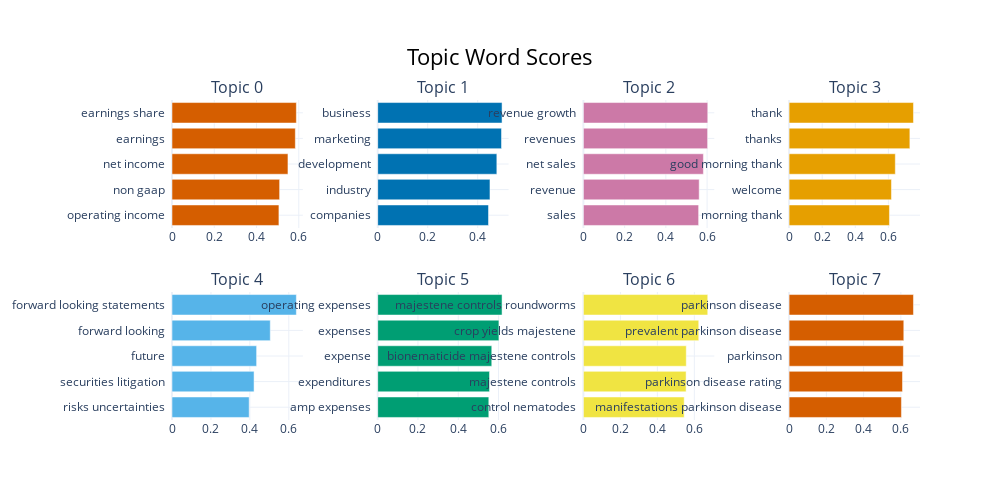

The notebook cell this image was saved under:
### Code cell
topic_model.visualize_barchart()

### Figure 1 — Plotly figure (JSON) as saved in the notebook; plotly's stock layout.template omitted (floating-point values rounded to 4 significant figures)
{"data": [{"marker": {"color": "#D55E00"}, "orientation": "h", "type": "bar", "x": [0.506, 0.5093, 0.5488, 0.5837, 0.5886], "xaxis": "x", "y": ["operating income  ", "non gaap  ", "net income  ", "earnings  ", "earnings share  "], "yaxis": "y"}, {"marker": {"color": "#0072B2"}, "orientation": "h", "type": "bar", "x": [0.4431, 0.449, 0.4765, 0.4951, 0.4974], "xaxis": "x2", "y": ["companies  ", "industry  ", "development  ", "marketing  ", "business  "], "yaxis": "y2"}, {"marker": {"color": "#CC79A7"}, "orientation": "h", "type": "bar", "x": [0.559, 0.5616, 0.5821, 0.6025, 0.6032], "xaxis": "x3", "y": ["sales  ", "revenue  ", "net sales  ", "revenues  ", "revenue growth  "], "yaxis": "y3"}, {"marker": {"color": "#E69F00"}, "orientation": "h", "type": "bar", "x": [0.6063, 0.6183, 0.6417, 0.7297, 0.7514], "xaxis": "x4", "y": ["morning thank  ", "welcome  ", "good morning thank  ", "thanks  ", "thank  "], "yaxis": "y4"}, {"marker": {"color": "#56B4E9"}, "orientation": "h", "type": "bar", "x": [0.3964, 0.4215, 0.4346, 0.5048, 0.6388], "xaxis": "x5", "y": ["risks uncertainties  ", "securities litigation  ", "future  ", "forward looking  ", "forward looking statements  "], "yaxis": "y5"}, {"marker": {"color": "#009E73"}, "orientation": "h", "type": "bar", "x": [0.5517, 0.5552, 0.5664, 0.602, 0.6175], "xaxis": "x6", "y": ["amp expenses  ", "expenditures  ", "expense  ", "expenses  ", "operating expenses  "], "yaxis": "y6"}, {"marker": {"color": "#F0E442"}, "orientation": "h", "type": "bar", "x": [0.5451, 0.5554, 0.5564, 0.6238, 0.6726], "xaxis": "x7", "y": ["control nematodes  ", "majestene controls  ", "bionematicide majestene controls  ", "crop yields majestene  ", "majestene controls roundworms  "], "yaxis": "y7"}, {"marker": {"color": "#D55E00"}, "orientation": "h", "type": "bar", "x": [0.6029, 0.6088, 0.6133, 0.6157, 0.6675], "xaxis": "x8", "y": ["manifestations parkinson disease  ", "parkinson disease rating  ", "parkinson  ", "prevalent parkinson disease  ", "parkinson disease  "], "yaxis": "y8"}], "layout": {"annotations": [{"font": {"size": 16}, "showarrow": false, "text": "Topic 0", "x": 0.0875, "xanchor": "center", "xref": "paper", "y": 1, "yanchor": "bottom", "yref": "paper"}, {"font": {"size": 16}, "showarrow": false, "text": "Topic 1", "x": 0.3625, "xanchor": "center", "xref": "paper", "y": 1, "yanchor": "bottom", "yref": "paper"}, {"font": {"size": 16}, "showarrow": false, "text": "Topic 2", "x": 0.6375, "xanchor": "center", "xref": "paper", "y": 1, "yanchor": "bottom", "yref": "paper"}, {"font": {"size": 16}, "showarrow": false, "text": "Topic 3", "x": 0.9125, "xanchor": "center", "xref": "paper", "y": 1, "yanchor": "bottom", "yref": "paper"}, {"font": {"size": 16}, "showarrow": false, "text": "Topic 4", "x": 0.0875, "xanchor": "center", "xref": "paper", "y": 0.4, "yanchor": "bottom", "yref": "paper"}, {"font": {"size": 16}, "showarrow": false, "text": "Topic 5", "x": 0.3625, "xanchor": "center", "xref": "paper", "y": 0.4, "yanchor": "bottom", "yref": "paper"}, {"font": {"size": 16}, "showarrow": false, "text": "Topic 6", "x": 0.6375, "xanchor": "center", "xref": "paper", "y": 0.4, "yanchor": "bottom", "yref": "paper"}, {"font": {"size": 16}, "showarrow": false, "text": "Topic 7", "x": 0.9125, "xanchor": "center", "xref": "paper", "y": 0.4, "yanchor": "bottom", "yref": "paper"}], "height": 500, "hoverlabel": {"bgcolor": "white", "font": {"family": "Rockwell", "size": 16}}, "showlegend": false, "title": {"font": {"color": "Black", "size": 22}, "text": "Topic Word Scores", "x": 0.5, "xanchor": "center", "yanchor": "top"}, "width": 1000, "xaxis": {"anchor": "y", "domain": [0, 0.175], "showgrid": true}, "xaxis2": {"anchor": "y2", "domain": [0.275, 0.45], "showgrid": true}, "xaxis3": {"anchor": "y3", "domain": [0.55, 0.725], "showgrid": true}, "xaxis4": {"anchor": "y4", "domain": [0.825, 1], "showgrid": true}, "xaxis5": {"anchor": "y5", "domain": [0, 0.175], "showgrid": true}, "xaxis6": {"anchor": "y6", "domain": [0.275, 0.45], "showgrid": true}, "xaxis7": {"anchor": "y7", "domain": [0.55, 0.725], "showgrid": true}, "xaxis8": {"anchor": "y8", "domain": [0.825, 1], "showgrid": true}, "yaxis": {"anchor": "x", "domain": [0.6, 1], "showgrid": true}, "yaxis2": {"anchor": "x2", "domain": [0.6, 1], "showgrid": true}, "yaxis3": {"anchor": "x3", "domain": [0.6, 1], "showgrid": true}, "yaxis4": {"anchor": "x4", "domain": [0.6, 1], "showgrid": true}, "yaxis5": {"anchor": "x5", "domain": [0, 0.4], "showgrid": true}, "yaxis6": {"anchor": "x6", "domain": [0, 0.4], "showgrid": true}, "yaxis7": {"anchor": "x7", "domain": [0, 0.4], "showgrid": true}, "yaxis8": {"anchor": "x8", "domain": [0, 0.4], "showgrid": true}}}
